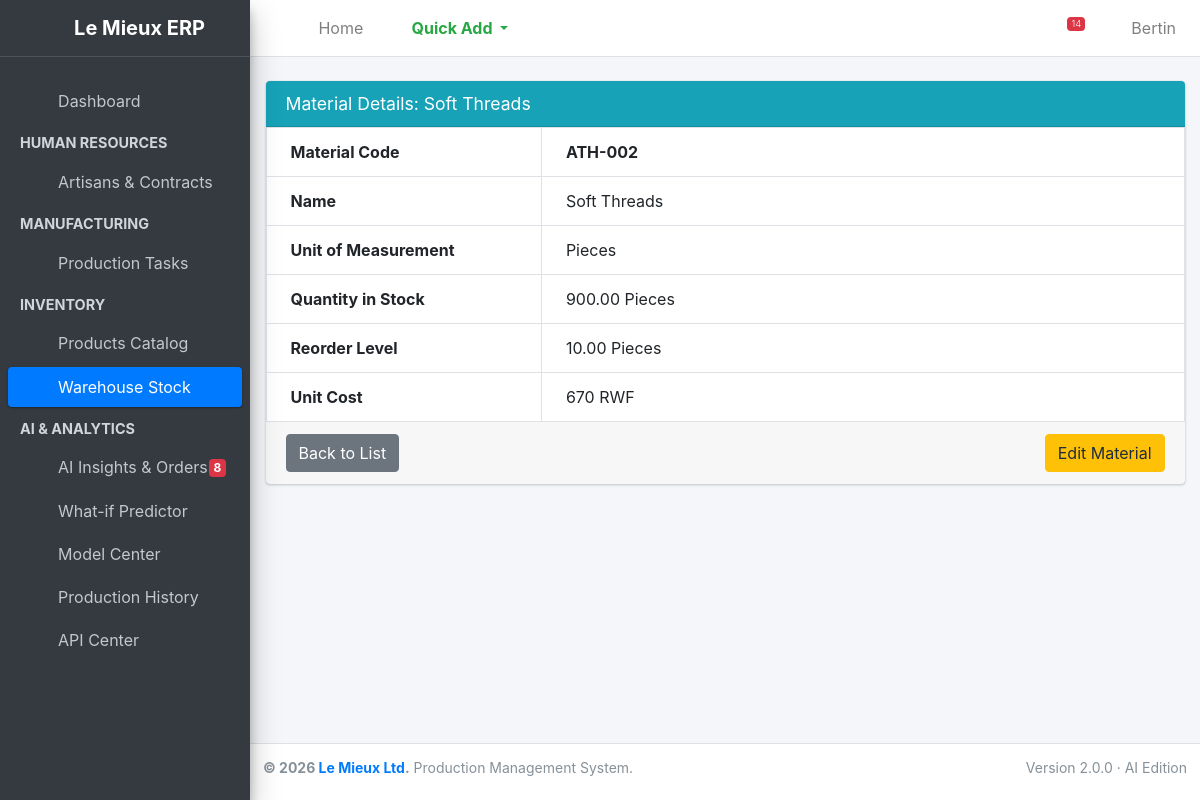
The page /inventory/materials/2/ (signed in) on the database its author committed.
### inventory/models.py (models this page shows, shortened)
class RawMaterial(models.Model):
    code = models.CharField(max_length=20, unique=True, help_text="e.g., RM-001")
    name = models.CharField(max_length=100, help_text="e.g., Full Grain Leather")
    unit = models.CharField(max_length=20, help_text="e.g., Sq Meters, Pieces, Spools")
    quantity_in_stock = models.DecimalField(max_digits=10, decimal_places=2, default=0,
                                            validators=[MinValueValidator(0)])
    reorder_level = models.DecimalField(max_digits=10, decimal_places=2, default=0)
    unit_cost = models.DecimalField(max_digits=10, decimal_places=0, help_text="Cost in RWF")

### inventory/views.py (the view)
# urls.py: path('materials/<int:pk>/', views.material_detail, name='material_detail'),
@login_required
def material_detail(request, pk):
    material = get_object_or_404(RawMaterial, pk=pk)
    return render(request, 'inventory/material_detail.html', {'material': material})

### production/models.py (called while the page is built)
    @property
    def is_overdue(self):
        if self.due_date and self.status != 'Completed':
            return self.due_date < datetime.date.today()
        return False

### inventory/templates/inventory/material_detail.html
{% extends 'base.html' %}
{% block content %}
<div class="card card-info">
    <div class="card-header">
        <h3 class="card-title">Material Details: {{ material.name }}</h3>
    </div>
    <div class="card-body p-0 table-responsive">
        <table class="table table-bordered mb-0">
            <tbody>
                <tr><th style="width: 30%">Material Code</th><td><strong>{{ material.code }}</strong></td></tr>
                <tr><th>Name</th><td>{{ material.name }}</td></tr>
                <tr><th>Unit of Measurement</th><td>{{ material.unit }}</td></tr>
                <tr>
                    <th>Quantity in Stock</th>
                    <td class="{% if material.quantity_in_stock <= material.reorder_level %}text-danger font-weight-bold{% endif %}">
                        {{ material.quantity_in_stock }} {{ material.unit }}
                    </td>
                </tr>
                <tr><th>Reorder Level</th><td>{{ material.reorder_level }} {{ material.unit }}</td></tr>
                <tr><th>Unit Cost</th><td>{{ material.unit_cost }} RWF</td></tr>
            </tbody>
        </table>
    </div>
    <div class="card-footer">
        <a href="{% url 'inventory:material_list' %}" class="btn btn-secondary">Back to List</a>
        {% if request.user.is_staff %}
            <a href="{% url 'inventory:material_update' material.pk %}" class="btn btn-warning float-right">Edit Material</a>
        {% endif %}
    </div>
</div>
{% endblock %}

### templates/base.html (shortened to what this page needs)
{% load static %}
<!DOCTYPE html>
<html lang="en">
<head>
    <link rel="stylesheet" href="{% static 'plugins/fontawesome-free/css/all.min.css' %}">
    <link rel="stylesheet" href="{% static 'dist/css/adminlte.min.css' %}">
    <link rel="stylesheet" href="{% static 'analytics/analytics.css' %}">
</head>
<body class="hold-transition sidebar-mini layout-fixed">
<div class="wrapper">
    <nav class="main-header navbar navbar-expand navbar-white navbar-light">
        <ul class="navbar-nav">
            <li class="nav-item">
                <a class="nav-link" data-widget="pushmenu" href="#" role="button"><i class="fas fa-bars"></i></a>
            </li>
            <li class="nav-item d-none d-sm-inline-block">
                <a href="/" class="nav-link">Home</a>
            </li>
            {% if request.user.is_staff %}
            <li class="nav-item dropdown">
                <a id="dropdownSubMenu1" href="#" data-toggle="dropdown" aria-haspopup="true" aria-expanded="false" class="nav-link dropdown-toggle text-success font-weight-bold">
                    <i class="fas fa-plus-circle"></i> Quick Add
                </a>
            </li>
            {% endif %}
        </ul>
        <ul class="navbar-nav ml-auto">
            <li class="nav-item">
                <a class="nav-link" id="darkModeToggle" href="#" role="button" title="Toggle Dark Mode">
                    <i class="fas fa-moon"></i>
                </a>
            </li>
            <li class="nav-item">
                <a class="nav-link" data-widget="fullscreen" href="#" role="button" title="Fullscreen">
                    <i class="fas fa-expand-arrows-alt"></i>
                </a>
            </li>
            <li class="nav-item dropdown">
                <a class="nav-link" data-toggle="dropdown" href="#" title="System Alerts">
                    {% if nav_alerts.total %}<span class="badge badge-danger navbar-badge">{{ nav_alerts.total }}</span>{% endif %}
                </a>
            </li>
            <li class="nav-item dropdown user-menu">
                <a href="#" class="nav-link dropdown-toggle" data-toggle="dropdown">
                    <i class="fas fa-user-circle fa-lg text-secondary"></i>
                    <span class="d-none d-md-inline ml-1">{{ request.user.username|title }}</span>
                </a>
            </li>
        </ul>
    </nav>
    <aside class="main-sidebar sidebar-dark-primary elevation-4">
        <a href="/" class="brand-link text-center">
            <i class="fas fa-industry text-success mr-2"></i>
            <span class="brand-text font-weight-bold">Le Mieux ERP</span>
        </a>
        <div class="sidebar">
            <nav class="mt-4">
                <ul class="nav nav-pills nav-sidebar flex-column" data-widget="treeview" role="menu" data-accordion="false">
                    <li class="nav-item">
                        <a href="/" class="nav-link">
                            <i class="nav-icon fas fa-sliders-h"></i>
                            <p>Dashboard</p>
                        </a>
                    </li>
                    {% if request.user.is_staff %}
                        <li class="nav-header"><strong>HUMAN RESOURCES</strong></li>
                        <li class="nav-item">
                            <a href="{% url 'employees:employee_list' %}" class="nav-link">
                                <i class="nav-icon fas fa-user-friends"></i>
                                <p>Artisans & Contracts</p>
                            </a>
                        </li>
                    {% endif %}
                    <li class="nav-header"><strong>MANUFACTURING</strong></li>
                    <li class="nav-item">
                        <a href="{% url 'production:task_list' %}" class="nav-link">
                            <i class="nav-icon fas fa-clipboard-list"></i>
                            <p>Production Tasks</p>
                        </a>
                    </li>
                    <li class="nav-header"><strong>INVENTORY</strong></li>
                    <li class="nav-item">
                        <a href="{% url 'inventory:product_list' %}" class="nav-link">
                            <i class="nav-icon fas fa-boxes"></i>
                            <p>Products Catalog</p>
                        </a>
                    </li>
                    <li class="nav-item">
                        <a href="{% url 'inventory:material_list' %}" class="nav-link">
                            <i class="nav-icon fas fa-boxes"></i>
                            <p>Warehouse Stock</p>
                        </a>
                    </li>
                    <li class="nav-header"><strong>AI &amp; ANALYTICS</strong></li>
                    <li class="nav-item">
                        <a href="{% url 'analytics:insights' %}" class="nav-link">
                            <i class="nav-icon fas fa-cubes"></i>
                            <p> AI Insights &amp; Orders
                                {% if nav_alerts.high_risk_orders %}<span class="badge badge-danger right">{{ nav_alerts.high_risk_orders }}</span>{% endif %}
                            </p>
                        </a>
                    </li>
                    <li class="nav-item">
                        <a href="{% url 'analytics:predictor' %}" class="nav-link">
                            <i class="nav-icon fas fa-cubes"></i>
                            <p>What-if Predictor</p>
                        </a>
                    </li>
                    <li class="nav-item">
                        <a href="{% url 'analytics:model_center' %}" class="nav-link">
                            <i class="nav-icon fas fa-cubes"></i>
                            <p>Model Center</p>
                        </a>
                    </li>
                    <li class="nav-item">
                        <a href="{% url 'analytics:history' %}" class="nav-link">
                            <i class="nav-icon fas fa-cubes"></i>
                            <p>Production History</p>
                        </a>
                    </li>
                    <li class="nav-item">
                        <a href="{% url 'analytics:api_center' %}" class="nav-link">
                            <i class="nav-icon fas fa-cubes"></i>
                            <p>API Center</p>
                        </a>
                    </li>
                </ul>
            </nav>
        </div>
    </aside>
    <div class="content-wrapper">
        <section class="content pt-4">
            <div class="container-fluid">
                {% block content %}
                {% endblock %}
            </div>
        </section>
    </div>
    <footer class="main-footer text-sm">
        <div class="float-right d-none d-sm-inline">
            Version 2.0.0 &middot; AI Edition
        </div>
        <strong>&copy; 2026 <a href="#">Le Mieux Ltd</a>.</strong> Production Management System.
    </footer>
</div>
</body>
</html>

### analytics/static/analytics/analytics.css (style rules this page uses)
.layout-fixed .main-sidebar .sidebar { overflow-y: auto; }

### rows shown on the page
RawMaterial: name "Soft Threads", code "ATH-002", unit "Pieces", quantity_in_stock "900.00", reorder_level "10.00", unit_cost "670"

### other values the page prints
{{ nav_alerts.total }} "14"
{{ request.user.username|title }} "Bertin"
{{ nav_alerts.high_risk_orders }} "8"
